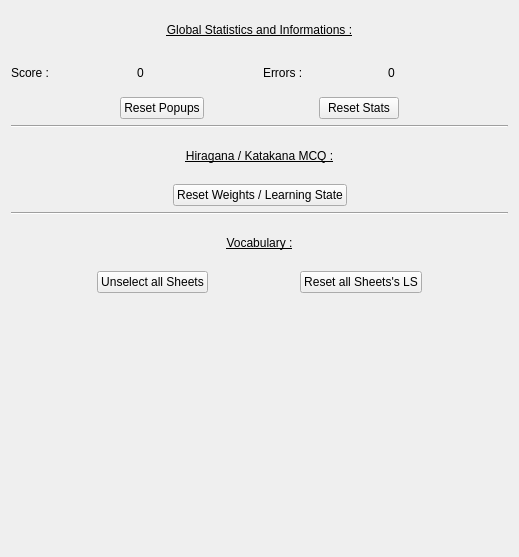
<?xml version="1.0" encoding="UTF-8"?>
<ui version="4.0">
 <class>StatisticsPage</class>
 <widget class="QWidget" name="StatisticsPage">
  <property name="geometry">
   <rect>
    <x>0</x>
    <y>0</y>
    <width>519</width>
    <height>557</height>
   </rect>
  </property>
  <property name="windowTitle">
   <string>Form</string>
  </property>
  <layout class="QVBoxLayout" name="verticalLayout" stretch="3,0,2,0,2,7">
   <item>
    <layout class="QVBoxLayout" name="GlobalStatsContainer" stretch="1,1,1">
     <property name="topMargin">
      <number>0</number>
     </property>
     <item>
      <widget class="QLabel" name="GlobalStatsLabel">
       <property name="font">
        <font>
         <underline>true</underline>
        </font>
       </property>
       <property name="text">
        <string>Global Statistics and Informations :</string>
       </property>
       <property name="alignment">
        <set>Qt::AlignCenter</set>
       </property>
      </widget>
     </item>
     <item>
      <layout class="QHBoxLayout" name="ScoreLayout">
       <item>
        <widget class="QLabel" name="ScoreCounterLabel">
         <property name="text">
          <string>Score :</string>
         </property>
        </widget>
       </item>
       <item>
        <widget class="QLabel" name="ScoreCounterValueLabel">
         <property name="text">
          <string>0</string>
         </property>
        </widget>
       </item>
       <item>
        <widget class="QLabel" name="ErrorCounterLabel">
         <property name="text">
          <string>Errors :</string>
         </property>
        </widget>
       </item>
       <item>
        <widget class="QLabel" name="ErrorsCounterValueLabel">
         <property name="text">
          <string>0</string>
         </property>
        </widget>
       </item>
      </layout>
     </item>
     <item>
      <layout class="QHBoxLayout" name="GlobalStatsSubContainer">
       <property name="topMargin">
        <number>0</number>
       </property>
       <item>
        <spacer name="horizontalSpacer_2">
         <property name="orientation">
          <enum>Qt::Horizontal</enum>
         </property>
         <property name="sizeHint" stdset="0">
          <size>
           <width>40</width>
           <height>20</height>
          </size>
         </property>
        </spacer>
       </item>
       <item>
        <widget class="QPushButton" name="ResetPopups">
         <property name="text">
          <string>Reset Popups</string>
         </property>
        </widget>
       </item>
       <item>
        <spacer name="horizontalSpacer_7">
         <property name="orientation">
          <enum>Qt::Horizontal</enum>
         </property>
         <property name="sizeHint" stdset="0">
          <size>
           <width>40</width>
           <height>20</height>
          </size>
         </property>
        </spacer>
       </item>
       <item>
        <widget class="QPushButton" name="ResetStatsButton">
         <property name="sizePolicy">
          <sizepolicy hsizetype="Minimum" vsizetype="Fixed">
           <horstretch>0</horstretch>
           <verstretch>0</verstretch>
          </sizepolicy>
         </property>
         <property name="text">
          <string>Reset Stats</string>
         </property>
        </widget>
       </item>
       <item>
        <spacer name="horizontalSpacer">
         <property name="orientation">
          <enum>Qt::Horizontal</enum>
         </property>
         <property name="sizeHint" stdset="0">
          <size>
           <width>40</width>
           <height>20</height>
          </size>
         </property>
        </spacer>
       </item>
      </layout>
     </item>
    </layout>
   </item>
   <item>
    <widget class="Line" name="line">
     <property name="orientation">
      <enum>Qt::Horizontal</enum>
     </property>
    </widget>
   </item>
   <item>
    <layout class="QVBoxLayout" name="KanasContainer" stretch="1,1">
     <property name="topMargin">
      <number>0</number>
     </property>
     <item>
      <widget class="QLabel" name="KanasTitle">
       <property name="font">
        <font>
         <underline>true</underline>
        </font>
       </property>
       <property name="text">
        <string>Hiragana / Katakana MCQ :</string>
       </property>
       <property name="alignment">
        <set>Qt::AlignCenter</set>
       </property>
      </widget>
     </item>
     <item>
      <layout class="QHBoxLayout" name="KanasSubContainer">
       <property name="topMargin">
        <number>0</number>
       </property>
       <item>
        <spacer name="horizontalSpacer_6">
         <property name="orientation">
          <enum>Qt::Horizontal</enum>
         </property>
         <property name="sizeHint" stdset="0">
          <size>
           <width>40</width>
           <height>20</height>
          </size>
         </property>
        </spacer>
       </item>
       <item>
        <widget class="QPushButton" name="ResetKanasWeights">
         <property name="text">
          <string>Reset Weights / Learning State</string>
         </property>
        </widget>
       </item>
       <item>
        <spacer name="horizontalSpacer_5">
         <property name="orientation">
          <enum>Qt::Horizontal</enum>
         </property>
         <property name="sizeHint" stdset="0">
          <size>
           <width>40</width>
           <height>20</height>
          </size>
         </property>
        </spacer>
       </item>
      </layout>
     </item>
    </layout>
   </item>
   <item>
    <widget class="Line" name="line_2">
     <property name="orientation">
      <enum>Qt::Horizontal</enum>
     </property>
    </widget>
   </item>
   <item>
    <layout class="QVBoxLayout" name="VocabContainer" stretch="1,1">
     <property name="topMargin">
      <number>0</number>
     </property>
     <item>
      <widget class="QLabel" name="VocabTitle">
       <property name="font">
        <font>
         <underline>true</underline>
        </font>
       </property>
       <property name="text">
        <string>Vocabulary :</string>
       </property>
       <property name="alignment">
        <set>Qt::AlignCenter</set>
       </property>
      </widget>
     </item>
     <item>
      <layout class="QHBoxLayout" name="VocabSubContainer">
       <property name="topMargin">
        <number>0</number>
       </property>
       <item>
        <spacer name="horizontalSpacer_3">
         <property name="orientation">
          <enum>Qt::Horizontal</enum>
         </property>
         <property name="sizeHint" stdset="0">
          <size>
           <width>40</width>
           <height>20</height>
          </size>
         </property>
        </spacer>
       </item>
       <item>
        <widget class="QPushButton" name="DisableVocabSheets">
         <property name="text">
          <string>Unselect all Sheets</string>
         </property>
        </widget>
       </item>
       <item>
        <spacer name="horizontalSpacer_4">
         <property name="orientation">
          <enum>Qt::Horizontal</enum>
         </property>
         <property name="sizeHint" stdset="0">
          <size>
           <width>40</width>
           <height>20</height>
          </size>
         </property>
        </spacer>
       </item>
       <item>
        <widget class="QPushButton" name="ResetVocabSheets">
         <property name="text">
          <string>Reset all Sheets's LS</string>
         </property>
        </widget>
       </item>
       <item>
        <spacer name="horizontalSpacer_8">
         <property name="orientation">
          <enum>Qt::Horizontal</enum>
         </property>
         <property name="sizeHint" stdset="0">
          <size>
           <width>40</width>
           <height>20</height>
          </size>
         </property>
        </spacer>
       </item>
      </layout>
     </item>
    </layout>
   </item>
   <item>
    <spacer name="verticalSpacer">
     <property name="orientation">
      <enum>Qt::Vertical</enum>
     </property>
     <property name="sizeHint" stdset="0">
      <size>
       <width>20</width>
       <height>40</height>
      </size>
     </property>
    </spacer>
   </item>
  </layout>
 </widget>
 <resources/>
 <connections/>
</ui>
